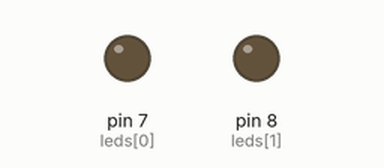
Recording of a sketch running on a simulated Arduino Uno, built with avr-gcc and run on an emulated ATmega328P. On the bench: output pins drawn as LEDs (lit = HIGH).

Above: at 0.3 s.
At 4.6 s:
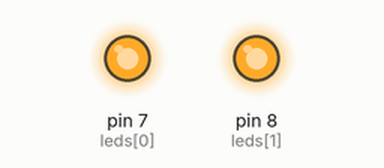
Timing chart, 0 to 7.0 s (numbered marks = the images above):
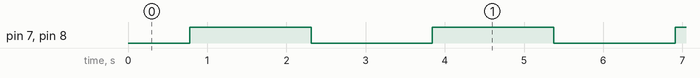

Measured:
- by itself, pin 7 (leds[0]), pin 8 (leds[1]): alternates HIGH for 1.5 s and LOW for 1.5 s

The sketch:

ardennes2020-ninja-prize.ino
```cpp
unsigned char leds[] = {7, 8};
unsigned char nrLeds = 2;

short brightness = 0;    // how bright the LED is
char fadeAmount = 5;    // how many points to fade the LED by

// the setup routine runs once when you press reset:
void setup() {
  for(byte i = 0; i < nrLeds; i++) {
    pinMode(leds[i], OUTPUT);
  }
}

// the loop routine runs over and over again forever:
void loop() {
  for(int i = 0; i < nrLeds; i++) {
    analogWrite(leds[i], brightness);
  }

  // change the brightness for next time through the loop:
  brightness = brightness + fadeAmount;

  // reverse the direction of the fading at the ends of the fade:
  if (brightness <= 0 || brightness >= 255) {
    fadeAmount = -fadeAmount;
  }

  // wait for 30 milliseconds to see the dimming effect
  delay(30);
}
```
